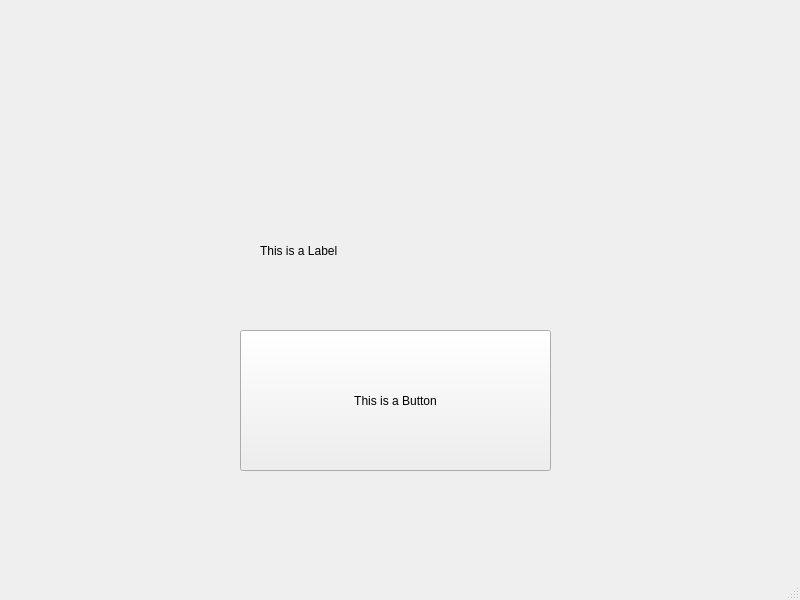
<?xml version="1.0" encoding="UTF-8"?>
<ui version="4.0">
 <class>MainWindow</class>
 <widget class="QMainWindow" name="MainWindow">
  <property name="geometry">
   <rect>
    <x>0</x>
    <y>0</y>
    <width>800</width>
    <height>600</height>
   </rect>
  </property>
  <property name="windowTitle">
   <string>MainWindow</string>
  </property>
  <widget class="QWidget" name="centralwidget">
   <widget class="QPushButton" name="btnTest1">
    <property name="geometry">
     <rect>
      <x>240</x>
      <y>330</y>
      <width>311</width>
      <height>141</height>
     </rect>
    </property>
    <property name="text">
     <string>This is a Button</string>
    </property>
   </widget>
   <widget class="QLabel" name="labTest">
    <property name="geometry">
     <rect>
      <x>260</x>
      <y>190</y>
      <width>291</width>
      <height>121</height>
     </rect>
    </property>
    <property name="text">
     <string>This is a Label</string>
    </property>
   </widget>
  </widget>
  <widget class="QMenuBar" name="menubar">
   <property name="geometry">
    <rect>
     <x>0</x>
     <y>0</y>
     <width>800</width>
     <height>20</height>
    </rect>
   </property>
  </widget>
  <widget class="QStatusBar" name="statusbar"/>
 </widget>
 <resources/>
 <connections/>
</ui>
